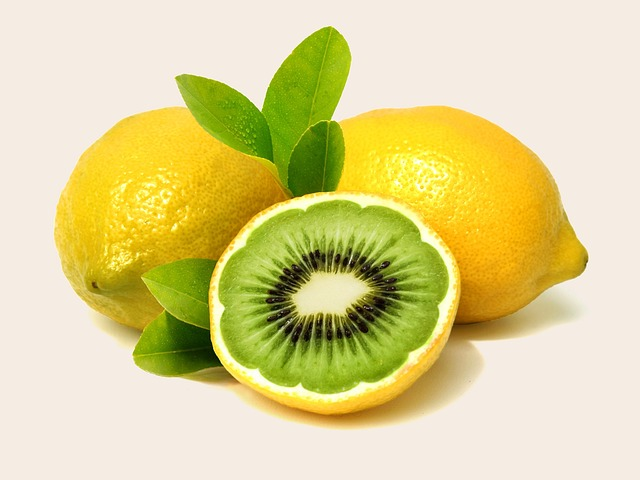
#> input picture lab01/orange.jpg, 640 x 480 px
$ jupyter execute lab01.ipynb   (shell and % lines are left out)   (older library calls are emulated)
#> lines starting #> are read from the running program, lines starting #| are printed output that depends on the picture; after the words box and inside, x2 and y2 are one past the last pixel; in counts of white or black regions, pixels touching at a corner belong together
[cell 1]
import cv2
import numpy as np
import matplotlib.pyplot as plt

img = cv2.imread("orange.jpg")
#> img is the input picture: shape (480, 640, 3); mean B, G, R 145.2, 210.4, 220.2
img = cv2.cvtColor(img, cv2.COLOR_BGR2RGB)

plt.imshow(img)
plt.axis("off")
plt.show()

[cell 2]
import cv2
import matplotlib.pyplot as plt

[cell 3]
img = cv2.imread("orange.jpg")
img = cv2.cvtColor(img, cv2.COLOR_BGR2RGB)

[cell 4]
plt.imshow(img)
plt.title("Original Image")
plt.axis("off")
plt.show()

[cell 5]
gray = cv2.imread("orange.jpg", cv2.IMREAD_GRAYSCALE)
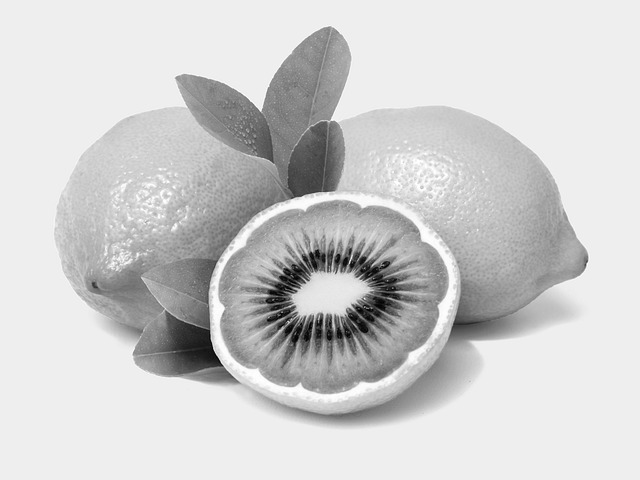
#> gray: shape (480, 640); min 0, max 255, mean 206.1

plt.imshow(gray, cmap='gray')
plt.title("Grayscale Image")
plt.axis("off")
plt.show()

[cell 6]
plt.figure(figsize=(10,4))

plt.subplot(1,2,1)
plt.imshow(img)
plt.title("Original")
plt.axis("off")

plt.subplot(1,2,2)
plt.imshow(gray, cmap='gray')
plt.title("Grayscale")
plt.axis("off")

plt.show()

[cell 7]
plt.figure(figsize=(12,4))

plt.subplot(1,3,1)
plt.imshow(img)
plt.title("Original")
plt.axis("off")

plt.subplot(1,3,2)
plt.imshow(gray, cmap='gray')
plt.title("Gray")
plt.axis("off")

plt.subplot(1,3,3)
plt.imshow(gray, cmap='hot')
plt.title("Heatmap")
plt.axis("off")

plt.show()

[cell 8]
plt.figure(figsize=(10,8))

plt.subplot(2,2,1)
plt.imshow(img)
plt.title("Original")
plt.axis("off")

plt.subplot(2,2,2)
plt.imshow(gray, cmap='gray')
plt.title("Gray")
plt.axis("off")

plt.subplot(2,2,3)
plt.imshow(gray, cmap='hot')
plt.title("Heat")
plt.axis("off")

plt.subplot(2,2,4)
plt.imshow(gray, cmap='jet')
plt.title("Jet")
plt.axis("off")

plt.show()

[cell 9]
plt.hist(gray.ravel(), 256, [0,256], color='gray', alpha=0.7, label='Original')
plt.title("Histogram")
plt.legend()
plt.show()
#> figure, not shown here; tallest bar 161455 high, from x = 238 to 239

[cell 10]
import matplotlib.pyplot as plt
import cv2

# Apply histogram equalization
equalized = cv2.equalizeHist(gray)
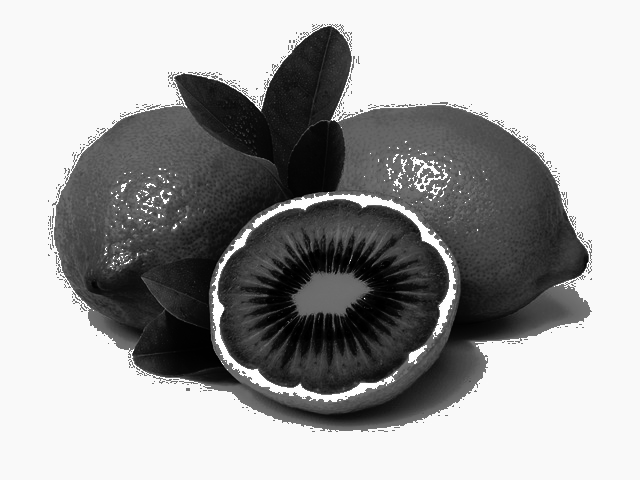
#> equalized: shape (480, 640); min 0, max 255, mean 163.1

# Plot histograms
plt.hist(gray.ravel(), bins=256, range=(0,256), color='gray', alpha=0.6, label="Original")
plt.hist(equalized.ravel(), bins=256, range=(0,256), color='black', alpha=0.6, label="Equalized")

plt.title("Histogram Comparison")
plt.legend()
plt.show()
#> figure, not shown here; tallest bar 161455 high, from x = 238 to 239; tallest bar 161455 high, from x = 249 to 250

[cell 11]
import cv2
import matplotlib.pyplot as plt

[cell 12]
img = cv2.imread('orange.jpg')  # sample image
img_rgb = cv2.cvtColor(img, cv2.COLOR_BGR2RGB)

plt.figure(figsize=(15,7))
plt.subplot(2,3,1); plt.imshow(img); plt.title("BGR Image"); plt.axis('off')
plt.subplot(2,3,2); plt.imshow(img_rgb); plt.title("Original (RGB)"); plt.axis('off')

gray = cv2.cvtColor(img, cv2.COLOR_BGR2GRAY)
plt.subplot(2,3,3); plt.imshow(gray, cmap='gray'); plt.title("Grayscale"); plt.axis('off')

edges = cv2.Canny(gray, 100, 200)
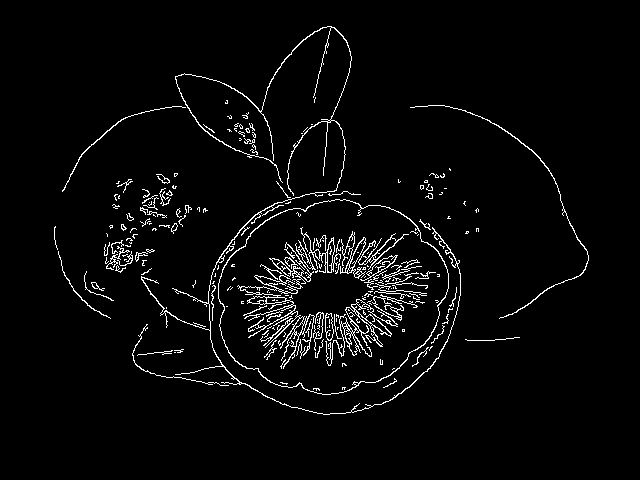
#> edges: shape (480, 640); 3.5% white in thin lines or dots, all inside (x1, y1, x2, y2) = (54, 26, 589, 415)
plt.subplot(2,3,4); plt.imshow(edges, cmap='gray'); plt.title("Canny Edges"); plt.axis('off')

plt.show()
#> figure, not shown here; B, G, R data is drawn as R, G, B

[cell 13]
# --- scikit-image Example: Edge detection and filtering ---

[cell 14]
from skimage import data, filters
import matplotlib.pyplot as plt   # <-- missing line

img = data.coins()
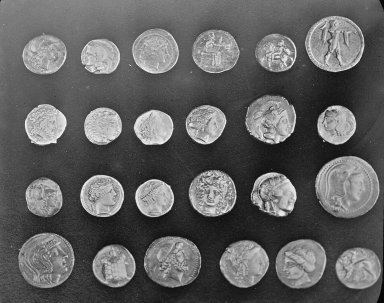
#> input picture skimage.data.coins(), 384 x 303 px
#> img is the input picture: shape (303, 384); min 1, max 252, mean 96.9
edges = filters.sobel(img)
#> edges: shape (303, 384) float64
blurred = filters.gaussian(img, sigma=2)

fig, ax = plt.subplots(1, 3, figsize=(12,4))
ax[0].imshow(img, cmap='gray'); ax[0].set_title("Original")
ax[1].imshow(edges, cmap='gray'); ax[1].set_title("Sobel Edges")
ax[2].imshow(blurred, cmap='gray'); ax[2].set_title("Gaussian Blur")

for a in ax:
    a.axis('off')

plt.show()

[cell 15]
# --- Pillow Example ---

from PIL import Image, ImageEnhance, ImageFilter

im = Image.open('orange.jpg')
enhancer = ImageEnhance.Contrast(im)
im_enhanced = enhancer.enhance(1.5)
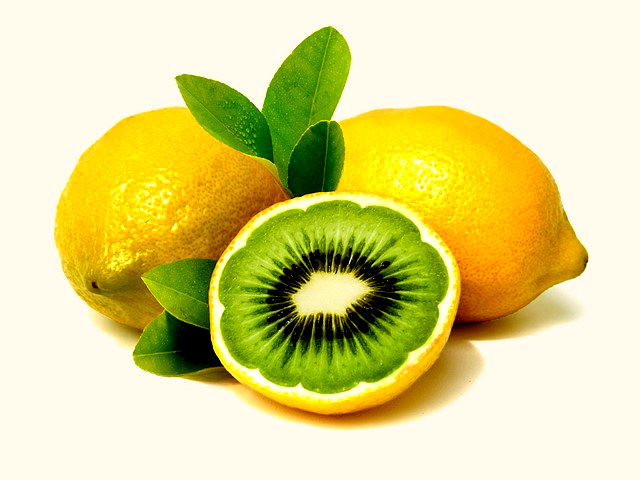
#> im_enhanced: PIL image 640x480 RGB; mean R, G, B 220, 212.6, 137.6
im_blur = im.filter(ImageFilter.BLUR)

fig, ax = plt.subplots(1,3, figsize=(12,4))
ax[0].imshow(im); ax[0].set_title("Original")
ax[1].imshow(im_enhanced); ax[1].set_title("Enhanced Contrast")
ax[2].imshow(im_blur); ax[2].set_title("Blurred")
for a in ax: a.axis('off')

plt.show()

[cell 16]
# --- NumPy Pixel Manipulation ---

import numpy as np

arr = np.array(im)
gray = np.dot(arr[...,:3], [0.2989, 0.5870, 0.1140])
mask = gray > 128
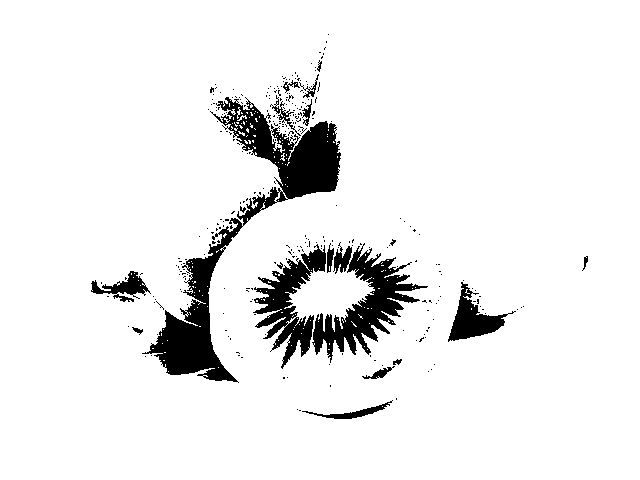
#> mask: shape (480, 640) bool; 92.5% white; 294 black regions (276 under 20 px), largest, box (x1, y1, x2, y2) and area: (142, 97, 341, 383) 10977, (312, 242, 428, 363) 4705, (253, 244, 326, 369) 3308
highlight = arr.copy()
highlight[~mask] = 0
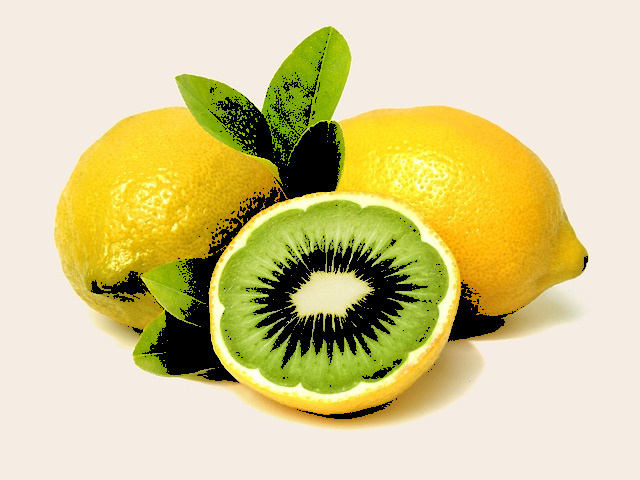
#> highlight: shape (480, 640, 3); mean R, G, B 213.3, 202.5, 144.4

fig, ax = plt.subplots(1,2, figsize=(10,4))
ax[0].imshow(gray, cmap='gray'); ax[0].set_title("Manual Grayscale")
ax[1].imshow(highlight); ax[1].set_title("Masked (Gray>128)")
for a in ax: a.axis('off')

plt.show()

print(arr.shape)   # (512, 512, 3)
#| (480, 640, 3)
print(arr[0,0])    # [R, G, B] values of the top-left pixel
#| [245 236 227]

[cell 17]
# --- SciPy ndimage Example ---

from scipy import ndimage

img = data.coins()
blur = ndimage.gaussian_filter(img, sigma=4)
edges = ndimage.sobel(img)
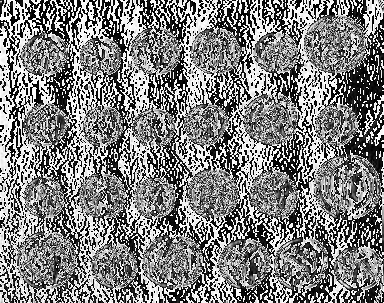
#> edges: shape (303, 384); min 0, max 255, mean 127.5

fig, ax = plt.subplots(1,3, figsize=(12,4))
ax[0].imshow(img, cmap='gray'); ax[0].set_title("Original")
ax[1].imshow(blur, cmap='gray'); ax[1].set_title("Gaussian Blur")
ax[2].imshow(edges, cmap='gray'); ax[2].set_title("Sobel Edge")
for a in ax: a.axis('off')

plt.show()

[cell 18]
# --- Mahotas Example ---

import mahotas

img = data.coins()
thresh = img.mean()
#> thresh = 96.86
binary = img > thresh
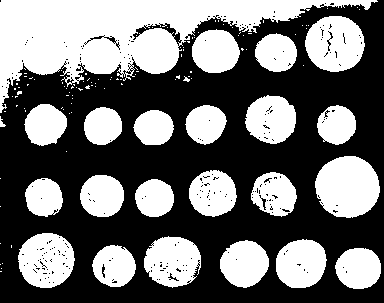
#> binary: shape (303, 384) bool; 43.9% white; 120 white regions (96 under 20 px), largest, box (x1, y1, x2, y2) and area: (0, 0, 378, 113) 16348, (315, 156, 380, 218) 3124, (305, 16, 365, 72) 2542
labeled, n = mahotas.label(binary)
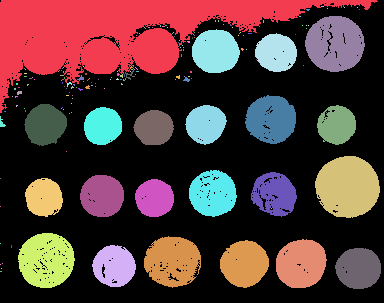
#> labeled: shape (303, 384) int32; 193 distinct labels, from 0 to 192; one colour per label, 0 black
#> n = 192
plt.imshow(labeled, cmap='nipy_spectral')
plt.title(f"Labeled Regions: {n}")
plt.axis('off')

plt.show()
